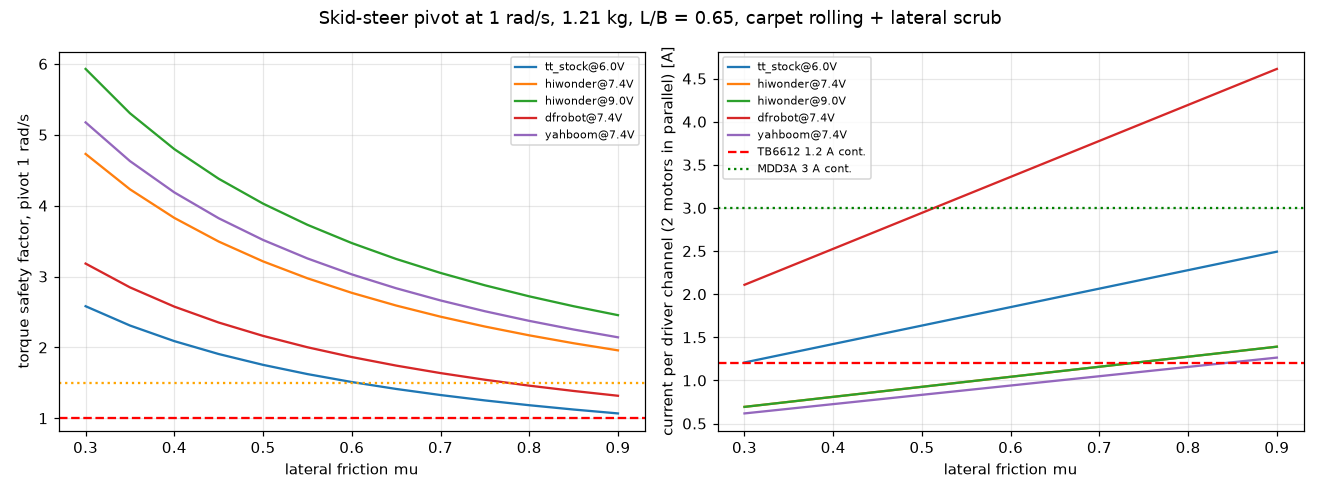

This chart was generated by the following Python code:
"""3. Skid-steer turning resistance, motor torque/current for 1 rad/s, and odometry effects.

Model: Coulomb lateral friction at each wheel contact (Wong, Theory of Ground Vehicles,
skid-steering chapter): M_r = mu_l * sum(N_i |x_i|) = mu_l W L/2 for axles at +/-L/2.
Turn feasibility needs side traction >= M_r/B, i.e. L/B < 1 (mu cancels).
Slip/ICR: Mandow et al. 2007 measured steering efficiency chi = B / (x_ICRr - x_ICRl)
= 0.69-0.76 on a P3-AT (L/B = 0.675, close to Scout's 0.645).
"""
import json

import matplotlib
matplotlib.use("Agg")
import matplotlib.pyplot as plt
import numpy as np

from common import ENV, G, HERE, MOTORS, r3, save_section
from loads import B, L, R, axle_loads, design_case, skid_side_forces, w_from_v

m, com = design_case("proposed_c1_pay300")


def per_motor(mot, v_avg, mu, surface, w_body=1.0, chi=0.69):
    f_o, f_i, M = skid_side_forces(m, mu, surface, com[0])
    t = f_o / 2 * R
    w = w_from_v(w_body * B / chi / 2)
    return {"M_r_Nm": M, "F_side_N": f_o, "T_wheel_Nm": t, "wheel_rpm": w * 60 / 2 / np.pi,
            "T_avail_Nm": mot.torque_avail(v_avg, w), "SF": mot.torque_avail(v_avg, w) / t,
            "I_motor_A": mot.current(t), "V_needed": mot.voltage_needed(t, w)}


def main():
    res = {"L_over_B": L / B, "turn_feasible_traction": L / B < 1.0,
           "mass_kg": m, "com_x_m": com[0]}
    mus = np.linspace(0.3, 0.9, 13)
    sweep = {}
    for mk, v in (("tt_stock", 6.0), ("hiwonder", 7.4), ("hiwonder", 9.0), ("dfrobot", 7.4), ("yahboom", 7.4)):
        rows = [per_motor(MOTORS[mk], v, mu, "carpet") for mu in mus]
        sweep[f"{mk}@{v}V"] = {"mu": mus.tolist(), "SF": [r["SF"] for r in rows],
                               "I_motor_A": [r["I_motor_A"] for r in rows],
                               "T_wheel_Nm": [r["T_wheel_Nm"] for r in rows]}
    res["sweep_carpet"] = sweep
    res["design_points"] = {f"{mk}_{s}": per_motor(MOTORS[mk], 7.4 if mk != "tt_stock" else 6.0, ENV["mu"][s], s)
                            for mk in MOTORS for s in ("carpet", "hard")}
    # mechanical power dissipated scrubbing at 1 rad/s (heat in tyres, drawn from battery)
    res["scrub_power_W_hard"] = skid_side_forces(m, ENV["mu"]["hard"], "hard", com[0])[2] * 1.0

    # odometry: wheel-only yaw error if geometric track is used
    chi = np.array([ENV["chi"]["low"], ENV["chi"]["high"]])
    res["odometry"] = {
        "yaw_rate_overestimate_factor_if_geometric_B": (1 / chi).tolist(),
        "heading_error_deg_per_90deg_turn": (90 * (1 / chi - 1)).tolist(),
        "effective_track_m": (B / chi).tolist(),
        "chi_variation_deg_per_90deg_after_calibration": 90 * (chi[1] - chi[0]) / chi.mean(),
        "conclusion": "wheel yaw is unusable for the 5 deg/10 m budget; fuse vx from wheels, yaw rate from the gyro",
    }
    # gyro drift budget for REQ-SCOUT-006 (10 m at 0.3 m/s = 33 s)
    t10 = 10 / ENV["v_cruise"]
    res["gyro_budget"] = {
        "t_10m_s": t10, "max_bias_deg_s_for_5deg": 5 / t10,
        "MPU6050_noise_0.005dps_rtHz_ARW_deg": 0.005 * np.sqrt(t10),
        "note": "MPU-6050 datasheet: ZRO +/-20 dps initial, 0.005 dps/rtHz noise -> calibrate bias at start and at every stop (ZUPT); keep IMU away from the Pi heat",
    }
    save_section("skid_steer", r3(res, 4))

    fig, (a, b) = plt.subplots(1, 2, figsize=(12, 4.5))
    for k, d in sweep.items():
        a.plot(d["mu"], d["SF"], label=k)
        b.plot(d["mu"], np.array(d["I_motor_A"]) * 2, label=k)
    a.axhline(1, color="r", ls="--"); a.axhline(1.5, color="orange", ls=":")
    a.set_xlabel("lateral friction mu"); a.set_ylabel("torque safety factor, pivot 1 rad/s"); a.grid(alpha=.3); a.legend(fontsize=7)
    b.axhline(1.2, color="r", ls="--", label="TB6612 1.2 A cont."); b.axhline(3.0, color="g", ls=":", label="MDD3A 3 A cont.")
    b.set_xlabel("lateral friction mu"); b.set_ylabel("current per driver channel (2 motors in parallel) [A]")
    b.grid(alpha=.3); b.legend(fontsize=7)
    fig.suptitle(f"Skid-steer pivot at 1 rad/s, {m:.2f} kg, L/B = {L/B:.2f}, carpet rolling + lateral scrub")
    fig.tight_layout(); fig.savefig(HERE / "a3_skid_steer.png", dpi=110)
    print(json.dumps(r3({k: v for k, v in res.items() if k != "sweep_carpet"}, 3), indent=1))


if __name__ == "__main__":
    main()
